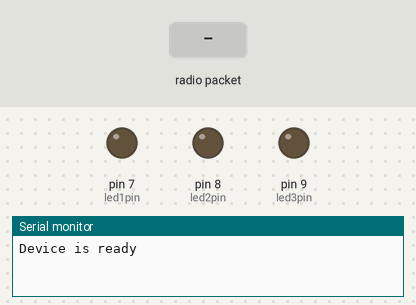
This sketch was run on a simulated Arduino Uno, built with avr-gcc and run on an emulated ATmega328P. On the bench: output pins drawn as LEDs (lit = HIGH), the last lines printed to the serial monitor. The test bench sets the inputs (shaded band). No radio packets arrive unless stated.

Above: at 1.2 s.
1.3 s: radio packet "a" arrives
At 2.3 s:
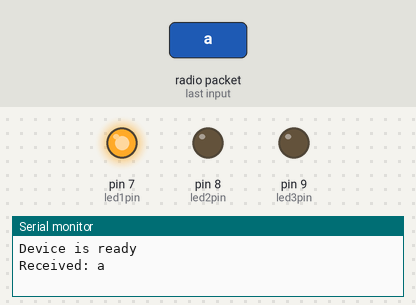
2.8 s: radio packet "c" arrives
At 3.4 s:
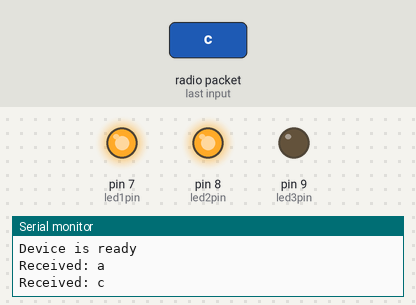
4.3 s: radio packet "d" arrives
At 4.6 s:
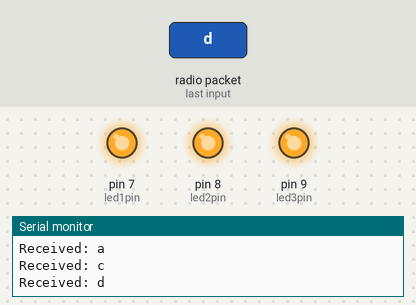
Timing chart, 0 to 7.3 s (numbered marks = the images above; inputs shaded):
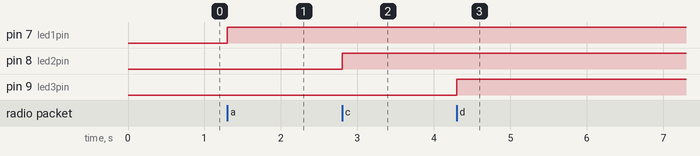

Measured:
- after the input at 1.3 s, pin 7 (led1pin): LOW → HIGH at once
- after the input at 2.8 s, pin 8 (led2pin): LOW → HIGH at once
- after the input at 4.3 s, pin 9 (led3pin): LOW → HIGH at once

The sketch:

433.RXcode.ino
```cpp
#include <VirtualWire.h>
byte message[VW_MAX_MESSAGE_LEN];
byte messageLength = VW_MAX_MESSAGE_LEN;
const int receive_pin = 3;
const int led1pin = 7;
const int led2pin = 8;
const int led3pin = 9;
int pos = 0;
void setup()
{
pinMode(led1pin, OUTPUT);
pinMode(led2pin, OUTPUT);
pinMode(led3pin, OUTPUT);
vw_set_rx_pin(receive_pin);
Serial.begin(9600);
Serial.println("Device is ready");
vw_setup(2000);
vw_rx_start();
}
void loop()
{
if (vw_get_message(message, &messageLength))
{
Serial.print("Received: ");
for (int i = 0; i < messageLength; i++)
{
char c = message[i];
Serial.print(c);
/////////////////////////////
if(c == 'a') {
digitalWrite(led1pin, HIGH);
//delay(100);
}

if(c == 'b') {
digitalWrite(led1pin, LOW);
}
/////////////////////////////

if(c == 'c') {
digitalWrite(led2pin, HIGH);
//delay(100);
}

if(c == 'b') {
digitalWrite(led2pin, LOW);
}
/////////////////////////////
if(c == 'd') {
digitalWrite(led3pin, HIGH);
//delay(100);
}

if(c == 'b') {
digitalWrite(led3pin, LOW);
}

}
Serial.println();
}

}
```
